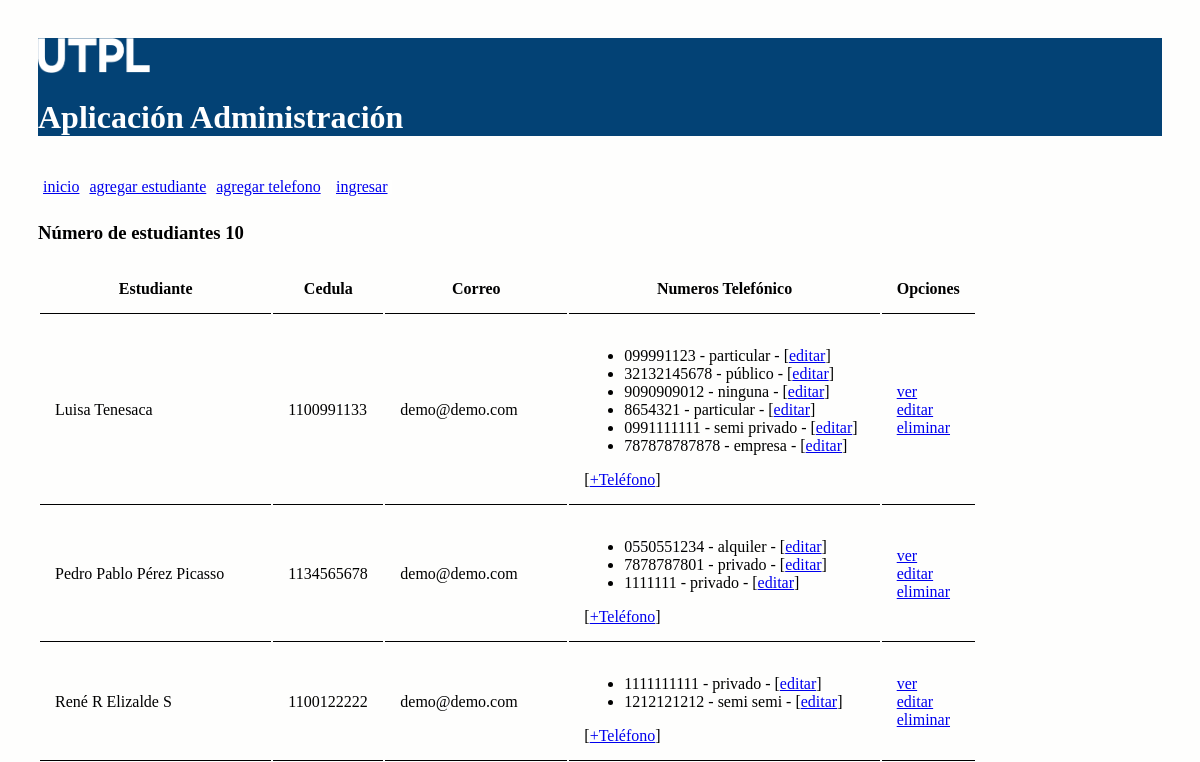
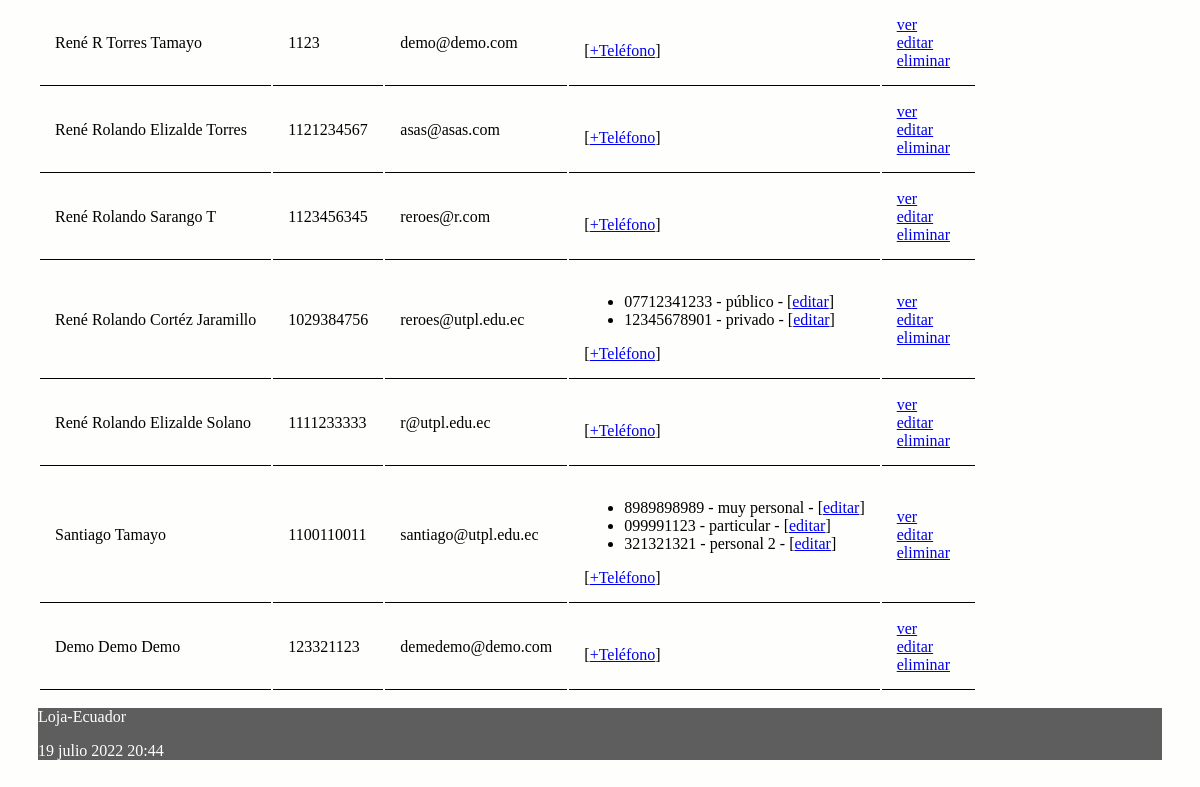
Before: / with the older database file (2 pictures, top to bottom).
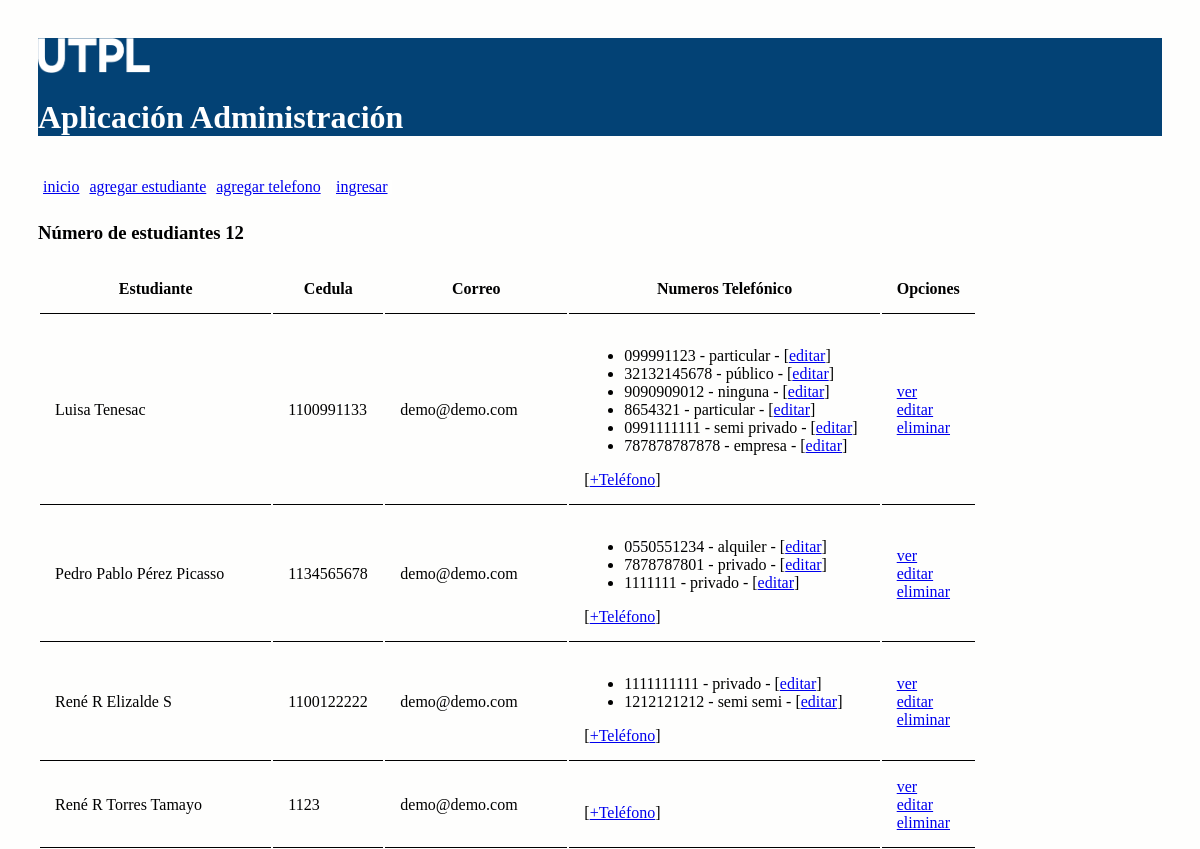
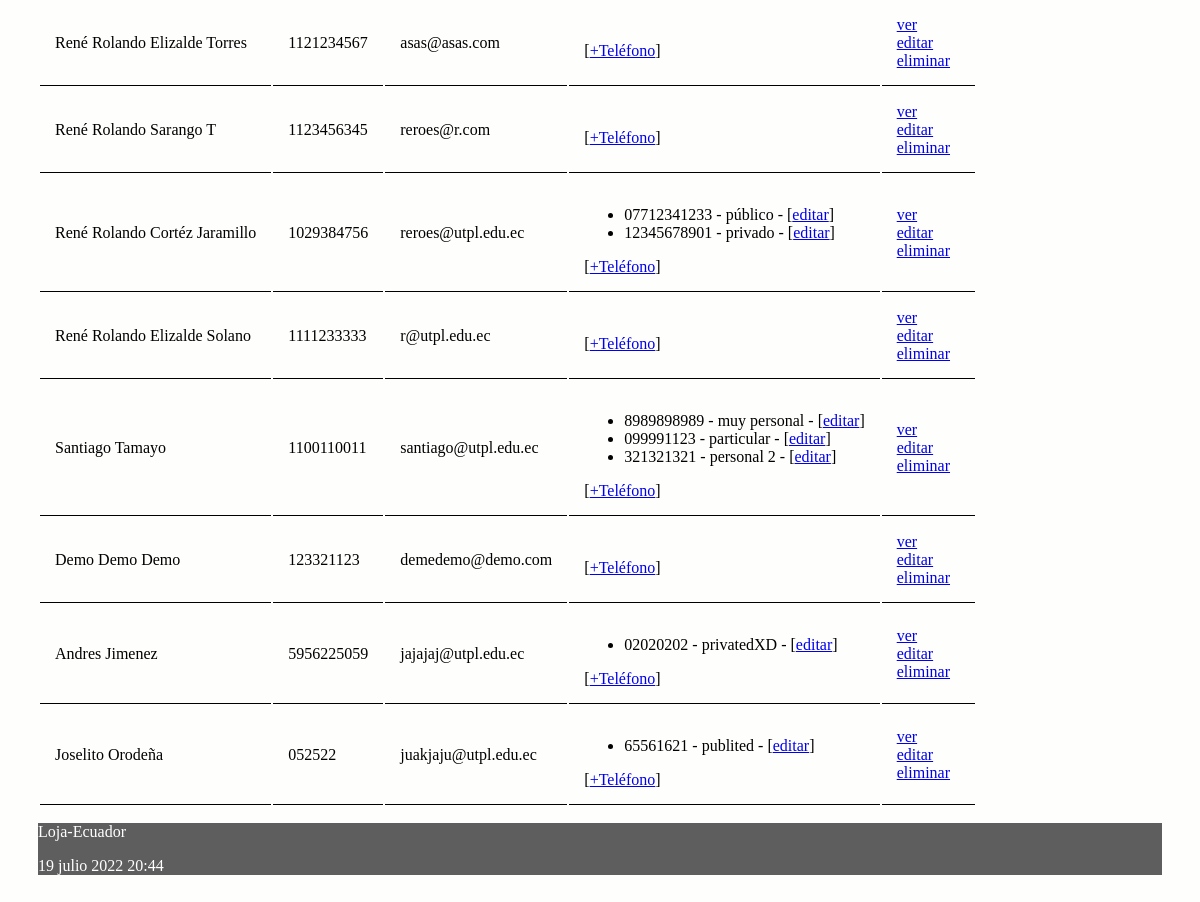
After: the same page with the newer database file (2 pictures, top to bottom).
### administrativo/models.py (models this page shows, shortened)
class Estudiante(models.Model):
    nombre = models.CharField(max_length=30)
    apellido = models.CharField(max_length=30)
    cedula = models.CharField(max_length=30, unique=True)
    correo = models.EmailField()

class NumeroTelefonico(models.Model):
    telefono = models.CharField(max_length=100)
    tipo = models.CharField(max_length=100)
    estudiante = models.ForeignKey(Estudiante, on_delete=models.CASCADE,
            related_name="numeros_telefonicos")

### administrativo/views.py (the view)
# urls.py: path('', views.index, name='index'),
def index(request):
    estudiantes = Estudiante.objects.all()
    informacion_template = {'estudiantes': estudiantes, 'numero_estudiantes': len(estudiantes)}
    return render(request, 'index.html', informacion_template)

### administrativo/templates/index.html (shortened to what this page needs)
{% extends "master.html" %}
{% block content %}
<h3>Número de estudiantes {{ numero_estudiantes }}</h3>
<table id="tabla_datos">
  <thead>
    <tr>
      <th>Estudiante</th>
      <th>Cedula</th>
      <th>Correo</th>
      <th>Numeros Telefónico </th>
      <th>Opciones</th>
    </tr>
  </thead>
  {% for e in estudiantes %}
  <tr>
    <td> {{e.nombre}} {{e.apellido}}</td>
    <td> {{e.cedula}}</td>
    <td> {{e.correo}}</td>
    <td>
      <ul>
        {% for t in e.numeros_telefonicos.all %}
          <li>
            <span>{{t.telefono}} - {{t.tipo}} - [<a href="{% url 'editar_numero_telefonico' t.id %}">editar</a>] </span>
          </li>
        {% endfor %}
      </ul>
        [<a href="{% url 'crear_numero_telefonico_estudiante' e.id%}">+Teléfono</a>]
    </td>
    <td> <a href="{% url 'obtener_estudiante' e.id %}">ver</a> <br>
      <a href="{% url 'editar_estudiante' e.id %}">editar</a> <br>
      <a href="{% url 'eliminar_estudiante' e.id %}"
      onclick="return confirm('¿Está seguro de la eliminación?')" >
      eliminar</a>
    </td>
  </tr>
  {% endfor %}
</table>
{% endblock %}

### administrativo/templates/master.html (shortened to what this page needs)
<!DOCTYPE html>
<html>
  <head>
    {% load static %}
    <link rel="stylesheet" type="text/css" href="{% static 'css/estilos.css' %}">
    <link rel="stylesheet" type="text/css" href="https://cdn.datatables.net/1.10.25/css/jquery.dataTables.min.css">
  </head>
  <body>
  <header>
    <img src="{% static 'images/logo.png' %}" height="10%" width="10%" alt="My image">
    <h1>Aplicación Administración </h1>
    <nav class="top_menu">
      <ul>
        <li><a href="{% url 'index' %}">inicio</a></li>
        <li><a href="{% url 'crear_estudiante' %}">agregar estudiante</a></li>
        <li><a href="{% url 'crear_numero_telefonico' %}">agregar telefono</a></li>
        {% if user.is_authenticated %}
          <li><a href="{% url 'logout_view' %}">salir</a></li>
        {% else %}
          <li>[<a href="{% url 'login' %}">ingresar</a>]</li>
        {% endif %}
      </ul>
    </nav>
  </header>
  <section>
      {% block content %}
      {% endblock %}
  </section>
    <footer>
      <p>Loja-Ecuador</p>
      <p>{% now "j F Y H:i" %}</p>
    </footer>
  </body>
</html>

### administrativo/static/css/estilos.css (style rules this page uses)
body { background: #FEFEFD; padding: 30px; }
header { background: #034275; color: #FFF; }
section { width: 100%; }
th, td { padding: 15px; border-bottom: 1px solid black; }
.top_menu ul { list-style:none; float:left; padding: 5px; width:95%; }
.top_menu ul li { float:left; margin-right:10px; margin-bottom:5px; text: #FFF; }
footer { background: #5E5E5E; color: #FFF; }

Changed rows visible on the page:
changed Estudiante "Luisa": apellido "Tenesaca" → "Tenesac"
added Estudiante: nombre "Andres", apellido "Jimenez", cedula "5956225059", correo "jajajaj@utpl.edu.ec"
added NumeroTelefonico: telefono "02020202", tipo "privatedXD", shown under "Andres"
added Estudiante: nombre "Joselito", apellido "Orodeña", cedula "052522", correo "juakjaju@utpl.edu.ec"
added NumeroTelefonico: telefono "65561621", tipo "publited", shown under "Joselito"
Other visible differences:
{{ numero_estudiantes }}: "10" → "12"
